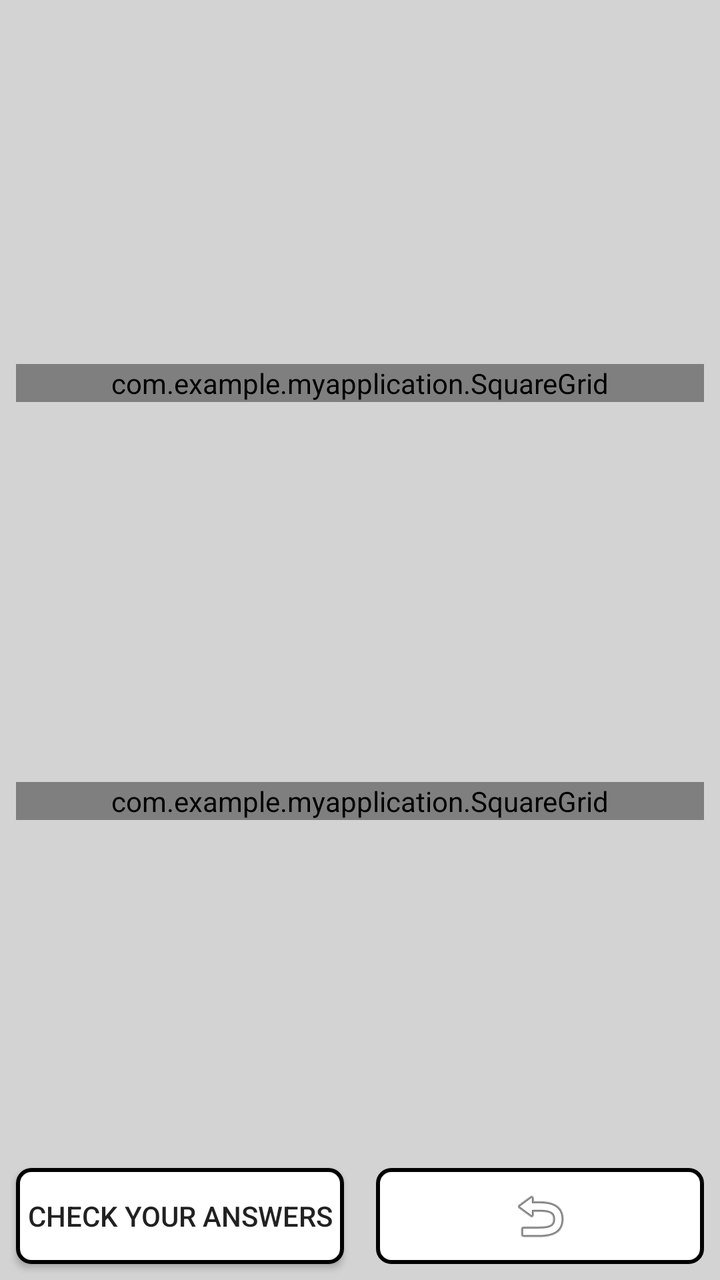
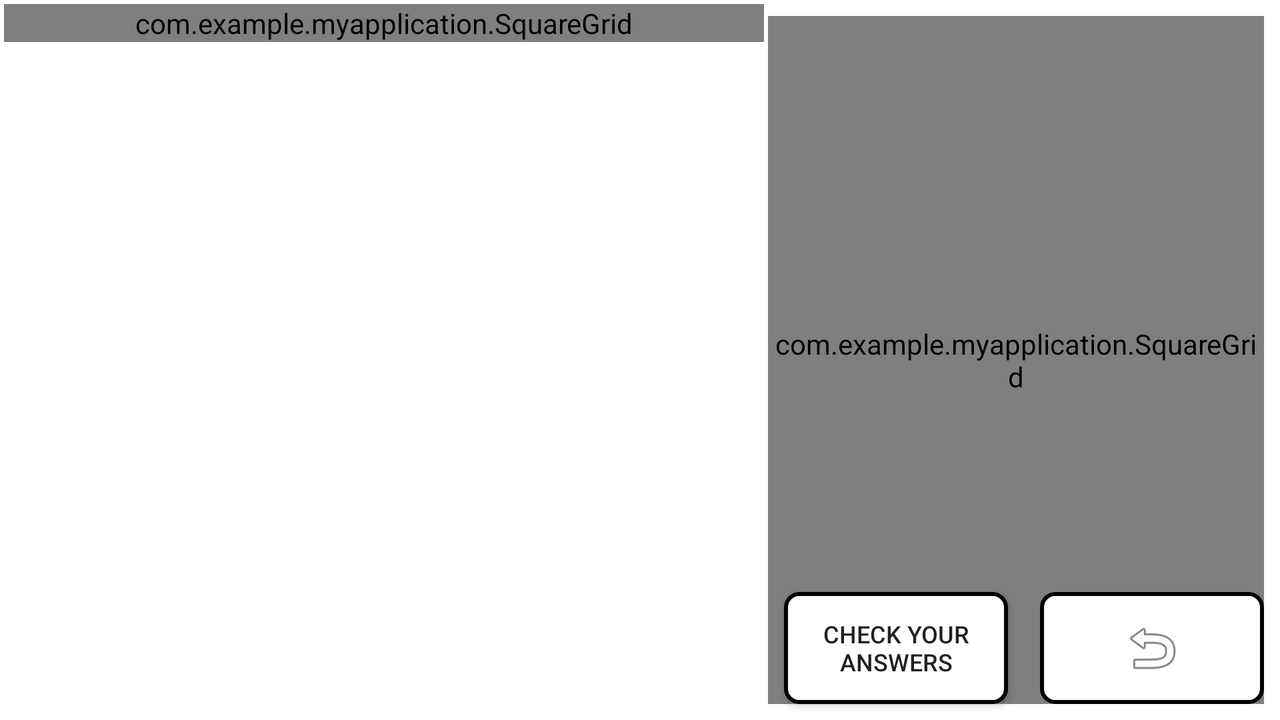

First picture: res/layout/ on a phone held upright. Second picture: the repository's own variant of that layout, on a device whose configuration matches the variant's folder. Source for both follows.
<!-- AndroidManifest.xml: application theme AppTheme -->
<!-- res/layout/activity_main.xml -->
<?xml version="1.0" encoding="utf-8"?>

<android.support.constraint.ConstraintLayout xmlns:android="http://schemas.android.com/apk/res/android"
    xmlns:app="http://schemas.android.com/apk/res-auto"
    xmlns:tools="http://schemas.android.com/tools"
    android:layout_width="match_parent"
    android:layout_height="match_parent"
    android:background="@color/turquoise"
    tools:context=".Controller.MainActivity">

    
    <com.example.myapplication.SquareGrid
        android:id="@+id/grid"
        android:layout_width="match_parent"
        android:layout_height="wrap_content"
        android:layout_alignParentStart="true"
        android:layout_alignParentTop="true"
        android:layout_marginStart="8dp"
        android:layout_marginLeft="8dp"
        android:layout_marginTop="8dp"
        android:layout_marginEnd="8dp"
        android:layout_marginRight="8dp"
        android:layout_marginBottom="8dp"

        android:gravity="center"
        android:horizontalSpacing="0dip"
        android:numColumns="9"
        android:verticalSpacing="0dip"

        app:layout_constraintBottom_toTopOf="@id/grid_menu"
        app:layout_constraintLeft_toLeftOf="parent"
        app:layout_constraintRight_toRightOf="parent"
        app:layout_constraintTop_toTopOf="parent"
        app:layout_constraintVertical_bias="0.0">

    </com.example.myapplication.SquareGrid>


    
    <com.example.myapplication.SquareGrid
        android:id="@+id/grid_menu"
        android:layout_width="match_parent"
        android:layout_height="wrap_content"
        android:layout_alignParentStart="true"
        android:layout_alignParentTop="true"
        android:layout_marginStart="8dp"
        android:layout_marginLeft="8dp"
        android:layout_marginTop="8dp"
        android:layout_marginEnd="8dp"
        android:layout_marginRight="8dp"

        android:gravity="center"
        android:horizontalSpacing="10dip"
        android:verticalSpacing="8dip"
        android:numColumns="3"

        app:layout_constraintBottom_toTopOf="@id/checkBoard"
        app:layout_constraintHorizontal_bias="0.0"
        app:layout_constraintLeft_toLeftOf="parent"
        app:layout_constraintRight_toRightOf="parent"
        app:layout_constraintTop_toBottomOf="@id/grid"
        app:layout_constraintVertical_bias="0.0">

    </com.example.myapplication.SquareGrid>

    <Button
        android:id="@+id/checkBoard"
        android:layout_width="0dp"
        android:layout_height="0dp"
        android:layout_alignParentStart="true"
        android:layout_alignParentBottom="true"

        android:layout_marginStart="8dp"
        android:layout_marginLeft="8dp"
        android:layout_marginTop="8dp"
        android:layout_marginEnd="8dp"
        android:layout_marginRight="8dp"
        android:layout_marginBottom="8dp"
        android:background="@drawable/round_buttons"
        android:text="@string/check"

        app:layout_constraintBottom_toBottomOf="parent"
        app:layout_constraintHorizontal_bias="0.837"
        app:layout_constraintLeft_toLeftOf="parent"
        app:layout_constraintRight_toRightOf="@id/guideline62"
        app:layout_constraintTop_toBottomOf="@id/guideline63"
        app:layout_constraintVertical_bias="0.0" />


    <ImageButton
        android:id="@+id/back_select"

        android:layout_width="0dp"
        android:layout_height="0dp"
        android:layout_alignParentTop="true"
        android:layout_alignParentEnd="true"
        android:layout_marginStart="8dp"
        android:layout_marginLeft="8dp"
        android:layout_marginTop="8dp"
        android:layout_marginEnd="8dp"
        android:layout_marginRight="8dp"
        android:layout_marginBottom="8dp"
        android:background="@drawable/round_buttons"
        android:contentDescription="@string/back_select"

        app:layout_constraintBottom_toBottomOf="parent"
        app:layout_constraintHorizontal_bias="0.837"
        app:layout_constraintLeft_toRightOf="@id/guideline62"
        app:layout_constraintRight_toRightOf="parent"
        app:layout_constraintTop_toBottomOf="@id/guideline63"
        app:layout_constraintVertical_bias="0.0"
        app:srcCompat="@android:drawable/ic_menu_revert" />



    <android.support.constraint.Guideline
        android:id="@+id/guideline62"
        android:layout_width="wrap_content"
        android:layout_height="wrap_content"
        android:orientation="vertical"
        app:layout_constraintGuide_percent="0.50" />

    <android.support.constraint.Guideline
        android:id="@+id/guideline63"
        android:layout_width="wrap_content"
        android:layout_height="wrap_content"
        android:orientation="horizontal"
        app:layout_constraintGuide_percent="0.90" />

    <android.support.constraint.Guideline
        android:id="@+id/guideline69"
        android:layout_width="wrap_content"
        android:layout_height="wrap_content"
        android:orientation="horizontal"
        app:layout_constraintGuide_begin="20dp" />


</android.support.constraint.ConstraintLayout>
<!-- resources referenced by this layout -->
<resources>
  <color name="turquoise">#D3D3D3</color>
  <!-- drawable round_buttons (drawable) -->
  <?xml version="1.0" encoding="utf-8"?>
  <shape xmlns:android="http://schemas.android.com/apk/res/android"
      android:shape="rectangle">
      <corners android:radius="6.5dp"/>
      <solid android:color="@color/white"/>
      <stroke android:width="2sp"
          android:color="@color/black"/>
  </shape>
  <string name="back_select">Go Back to Select Language Mode</string>
  <string name="check">Check your answers</string>
  <style name="AppTheme" parent="Theme.AppCompat.Light.DarkActionBar">
          
          <item name="colorPrimary">@color/colorPrimary</item>
          <item name="colorPrimaryDark">@color/black</item>
          <item name="colorAccent">@color/white</item>
      </style>
  <color name="white">#FFFFFF</color>
  <color name="colorPrimary">#008577</color>
</resources>
<!-- res/layout-land/activity_main.xml (the repository's variant of the layout above) -->
<!-- drawn on the phone turned sideways -->
<?xml version="1.0" encoding="utf-8"?>
<android.support.constraint.ConstraintLayout xmlns:android="http://schemas.android.com/apk/res/android"
    xmlns:app="http://schemas.android.com/apk/res-auto"
    xmlns:tools="http://schemas.android.com/tools"
    android:layout_width="match_parent"
    android:layout_height="match_parent"
    android:background="@color/white"
    tools:context=".Controller.MainActivity"
    android:id="@+id/mainLayout_land">

    
    <com.example.myapplication.SquareGrid
        android:id="@+id/grid"
        android:layout_width="0dp"
        android:layout_height="wrap_content"
        android:layout_alignParentStart="true"
        android:layout_alignParentTop="true"
        android:layout_marginLeft="2dp"
        android:layout_marginTop="2dp"
        android:layout_marginRight="2dp"
        android:layout_marginBottom="2dp"

        android:horizontalSpacing="-40dip"
        android:verticalSpacing="0dip"
        android:gravity="center"
        android:numColumns="9"

        app:layout_constraintBottom_toBottomOf="@id/checkBoard"
        app:layout_constraintHorizontal_bias="0"
        app:layout_constraintLeft_toLeftOf="parent"
        app:layout_constraintRight_toLeftOf="@id/guideline64"
        app:layout_constraintTop_toTopOf="parent"
        app:layout_constraintVertical_bias="0.0">

    </com.example.myapplication.SquareGrid>


    
    <com.example.myapplication.SquareGrid
        android:id="@+id/grid_menu"
        android:layout_width="0dp"
        android:layout_height="match_parent"
        android:layout_alignParentStart="true"
        android:layout_alignParentTop="true"
        android:layout_marginTop="8dp"
        android:layout_marginEnd="8dp"
        android:layout_marginBottom="8dp"

        android:horizontalSpacing="10dip"
        android:verticalSpacing="10dip"
        android:gravity="center"
        android:numColumns="3"

        app:layout_constraintBottom_toTopOf="@id/checkBoard"
        app:layout_constraintLeft_toRightOf="@id/guideline64"
        app:layout_constraintRight_toRightOf="parent"
        app:layout_constraintTop_toTopOf="parent">

    </com.example.myapplication.SquareGrid>


    <Button
        android:id="@+id/checkBoard"
        android:layout_width="0dp"
        android:layout_height="0dp"
        android:layout_alignParentStart="true"
        android:layout_alignParentBottom="true"
        android:layout_marginStart="8dp"
        android:layout_marginLeft="8dp"
        android:layout_marginTop="8dp"
        android:layout_marginEnd="8dp"
        android:layout_marginRight="8dp"
        android:layout_marginBottom="8dp"
        android:textSize="12sp"

        android:background="@drawable/round_buttons"
        android:text="@string/check"

        app:layout_constraintBottom_toBottomOf="parent"
        app:layout_constraintLeft_toRightOf="@id/guideline64"
        app:layout_constraintRight_toLeftOf="@id/back_select"
        app:layout_constraintTop_toBottomOf="@id/guideline65" />


    <ImageButton
        android:id="@+id/back_select"

        android:layout_width="0dp"
        android:layout_height="0dp"
        android:layout_alignParentTop="true"
        android:layout_alignParentEnd="true"
        android:layout_marginStart="8dp"
        android:layout_marginLeft="8dp"
        android:layout_marginTop="8dp"
        android:layout_marginEnd="8dp"
        android:layout_marginRight="8dp"
        android:layout_marginBottom="8dp"

        android:background="@drawable/round_buttons"
        android:contentDescription="@string/back_select"
        android:textAllCaps="true"
        android:textSize="20sp"
        android:textStyle="bold"


        app:layout_constraintBottom_toBottomOf="parent"
        app:layout_constraintLeft_toRightOf="@id/checkBoard"
        app:layout_constraintRight_toRightOf="parent"
        app:layout_constraintTop_toBottomOf="@id/guideline65"
        app:srcCompat="@android:drawable/ic_menu_revert" />

    <android.support.constraint.Guideline
        android:id="@+id/guideline64"
        android:layout_width="wrap_content"
        android:layout_height="wrap_content"
        android:orientation="vertical"
        app:layout_constraintGuide_percent="0.6" />

    <android.support.constraint.Guideline
        android:id="@+id/guideline65"
        android:layout_width="wrap_content"
        android:layout_height="wrap_content"
        android:orientation="horizontal"
        app:layout_constraintGuide_percent="0.8" />

    <android.support.constraint.Guideline
        android:id="@+id/guideline66"
        android:layout_width="wrap_content"
        android:layout_height="wrap_content"
        android:orientation="vertical"
        app:layout_constraintGuide_percent=".80" />

    <android.support.constraint.Guideline
        android:id="@+id/guideline67"
        android:layout_width="wrap_content"
        android:layout_height="wrap_content"
        android:orientation="horizontal"
        app:layout_constraintGuide_percent="0.9026764" />

    <android.support.constraint.Guideline
        android:id="@+id/guideline68"
        android:layout_width="wrap_content"
        android:layout_height="wrap_content"
        android:orientation="horizontal"
        app:layout_constraintGuide_percent="0.05" />

</android.support.constraint.ConstraintLayout>
<!-- resources referenced by the variant -->
<!-- as the phone turned sideways resolves them -->
<resources>
  <color name="white">#FFFFFF</color>
  <!-- drawable round_buttons (drawable) -->
  <?xml version="1.0" encoding="utf-8"?>
  <shape xmlns:android="http://schemas.android.com/apk/res/android"
      android:shape="rectangle">
      <corners android:radius="6.5dp"/>
      <solid android:color="@color/white"/>
      <stroke android:width="2sp"
          android:color="@color/black"/>
  </shape>
  <string name="back_select">Go Back to Select Language Mode</string>
  <string name="check">Check your answers</string>
  <style name="AppTheme" parent="Theme.AppCompat.Light.DarkActionBar">
          
          <item name="colorPrimary">@color/colorPrimary</item>
          <item name="colorPrimaryDark">@color/black</item>
          <item name="colorAccent">@color/white</item>
      </style>
  <color name="colorPrimary">#008577</color>
</resources>
